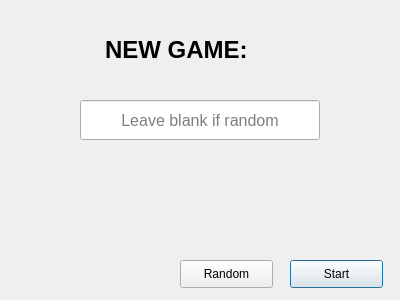
<?xml version="1.0" encoding="UTF-8"?>
<ui version="4.0">
 <class>Dialog</class>
 <widget class="QDialog" name="Dialog">
  <property name="geometry">
   <rect>
    <x>0</x>
    <y>0</y>
    <width>400</width>
    <height>300</height>
   </rect>
  </property>
  <property name="minimumSize">
   <size>
    <width>400</width>
    <height>300</height>
   </size>
  </property>
  <property name="windowTitle">
   <string>New Game</string>
  </property>
  <property name="windowIcon">
   <iconset>
    <normaloff>icons/BeeWindow.png</normaloff>icons/BeeWindow.png</iconset>
  </property>
  <widget class="QLabel" name="newGameLabel">
   <property name="geometry">
    <rect>
     <x>105</x>
     <y>30</y>
     <width>190</width>
     <height>40</height>
    </rect>
   </property>
   <property name="text">
    <string>&lt;html&gt;&lt;head/&gt;&lt;body&gt;&lt;p&gt;&lt;span style=&quot; font-size:18pt; font-weight:600;&quot;&gt;NEW GAME:&lt;/span&gt;&lt;/p&gt;&lt;/body&gt;&lt;/html&gt;</string>
   </property>
  </widget>
  <widget class="QLineEdit" name="newWord">
   <property name="geometry">
    <rect>
     <x>80</x>
     <y>100</y>
     <width>240</width>
     <height>40</height>
    </rect>
   </property>
   <property name="font">
    <font>
     <family>Segoe UI</family>
     <pointsize>12</pointsize>
    </font>
   </property>
   <property name="alignment">
    <set>Qt::AlignCenter</set>
   </property>
   <property name="placeholderText">
    <string>Leave blank if random</string>
   </property>
  </widget>
  <widget class="QPushButton" name="startButton">
   <property name="geometry">
    <rect>
     <x>290</x>
     <y>260</y>
     <width>93</width>
     <height>28</height>
    </rect>
   </property>
   <property name="text">
    <string>Start</string>
   </property>
  </widget>
  <widget class="QPushButton" name="randomButton">
   <property name="geometry">
    <rect>
     <x>180</x>
     <y>260</y>
     <width>93</width>
     <height>28</height>
    </rect>
   </property>
   <property name="text">
    <string>Random</string>
   </property>
  </widget>
 </widget>
 <resources/>
 <connections>
  <connection>
   <sender>randomButton</sender>
   <signal>clicked()</signal>
   <receiver>Dialog</receiver>
   <slot>accept()</slot>
   <hints>
    <hint type="sourcelabel">
     <x>226</x>
     <y>270</y>
    </hint>
    <hint type="destinationlabel">
     <x>230</x>
     <y>223</y>
    </hint>
   </hints>
  </connection>
  <connection>
   <sender>startButton</sender>
   <signal>clicked()</signal>
   <receiver>Dialog</receiver>
   <slot>accept()</slot>
   <hints>
    <hint type="sourcelabel">
     <x>332</x>
     <y>269</y>
    </hint>
    <hint type="destinationlabel">
     <x>332</x>
     <y>227</y>
    </hint>
   </hints>
  </connection>
  <connection>
   <sender>newWord</sender>
   <signal>returnPressed()</signal>
   <receiver>startButton</receiver>
   <slot>click()</slot>
   <hints>
    <hint type="sourcelabel">
     <x>235</x>
     <y>120</y>
    </hint>
    <hint type="destinationlabel">
     <x>368</x>
     <y>283</y>
    </hint>
   </hints>
  </connection>
 </connections>
</ui>
